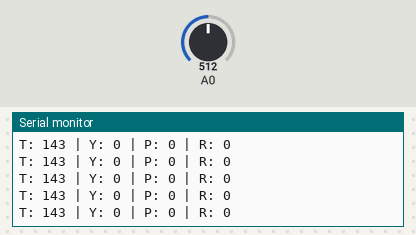
Simulated run of this sketch. Board: Arduino Uno, built with avr-gcc and run on an emulated ATmega328P. Shown: the last lines printed to the serial monitor. The inputs (shaded band) are chosen by the test bench; at power-on: A0 = 512. No radio packets arrive unless stated.

Above: at 1.2 s.
1.3 s: A0 set to 422
At 2.2 s:
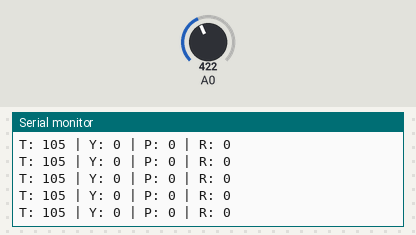
4.3 s: A0 set to 402
At 4.8 s:
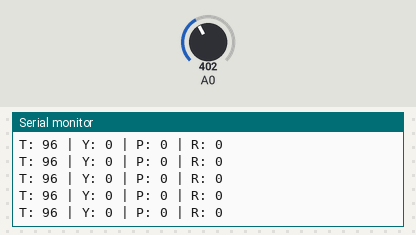
13.3 s: A0 set to 216
At 14.2 s:
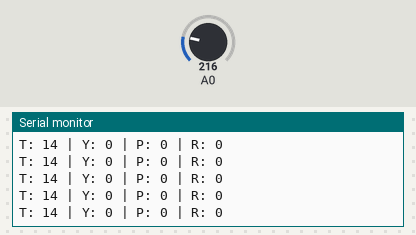
16.3 s: A0 set to 197
At 17.0 s:
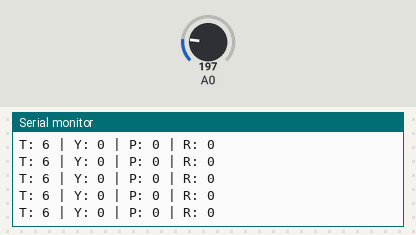
Timing chart, 0 to 19.3 s (numbered marks = the images above; inputs shaded):
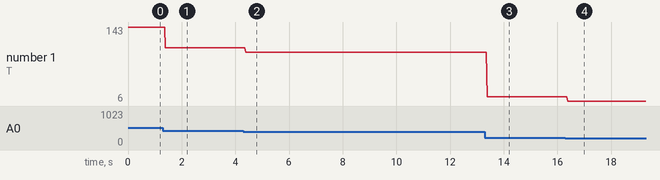

Measured:
- after the input at 1.3 s, the serial monitor: prints a new line after 0.09 s (image 1)
- after the input at 4.3 s, the serial monitor: prints a new line after 0.08 s (image 2)
- after the input at 13.3 s, the serial monitor: prints a new line after 0.08 s (image 3)
- after the input at 16.3 s, the serial monitor: prints a new line after 0.08 s (image 4)
- plotted number 1: 143 → 105 after the input at 1.3 s, 105 → 96 after the input at 4.3 s, 96 → 14 after the input at 13.3 s, 14 → 6 after the input at 16.3 s

The sketch:

Transmitter_Drone.ino
```cpp
#include <SPI.h>
#include <nRF24L01.h>
#include <RF24.h>
RF24 radio(7, 8); // CE, CSN digital pins on Arduino
const byte address[6] = "01000"; // Address common to both the transmitter and receiver modules.

struct MyData {
  byte throttle;
  byte yaw;
  byte pitch;
  byte roll;
};

MyData data;

void setup() {
  radio.begin();
  radio.openWritingPipe(address); // use radio.openWritingPipe(n, address) for more addresses
  radio.setPALevel(RF24_PA_MIN);
  radio.stopListening();
  Serial.begin(9600);
}
int mapJoystickValues(int val, int lower, int middle, int upper, bool reverse) {
  val = constrain(val, lower, upper);
  if (val < middle) {
    val = map(val, lower, middle, 0, 127);
  }
  else {
    val = map(val, middle, upper, 127, 255);
  }

  return(reverse?val:255-val);
}

void loop() {
  data.throttle = mapJoystickValues(analogRead(A0), 183, 472, 780, true);
 // data.yaw = mapJoystickValues(analogRead(A1), 122, 432, 744, true);
//  data.pitch = mapJoystickValues(analogRead(A2), 274, 593, 897, true);
//  data.roll = mapJoystickValues(analogRead(A3), 294, 593, 919, true);

  //  data.yaw = map(constrain(analogRead(A1), 122, 744), 122, 744, 0, 255);
  //  data.pitch = map(constrain(analogRead(A2), 274, 897), 274, 897, 0, 255);
  //  data.roll = map(constrain(analogRead(A3), 294, 919), 294, 919, 0, 255);

  const char text[] = "Welcome to RAIN.";
  radio.write(&data, sizeof(MyData));
  //delay(1000);

  Serial.print("T: ");
  Serial.print(data.throttle);
  Serial.print(" | ");
  Serial.print("Y: ");
  Serial.print(data.yaw);
  Serial.print(" | ");
  Serial.print("P: ");
  Serial.print(data.pitch);
  Serial.print(" | ");
  Serial.print("R: ");
  Serial.println(data.roll);
}
```
